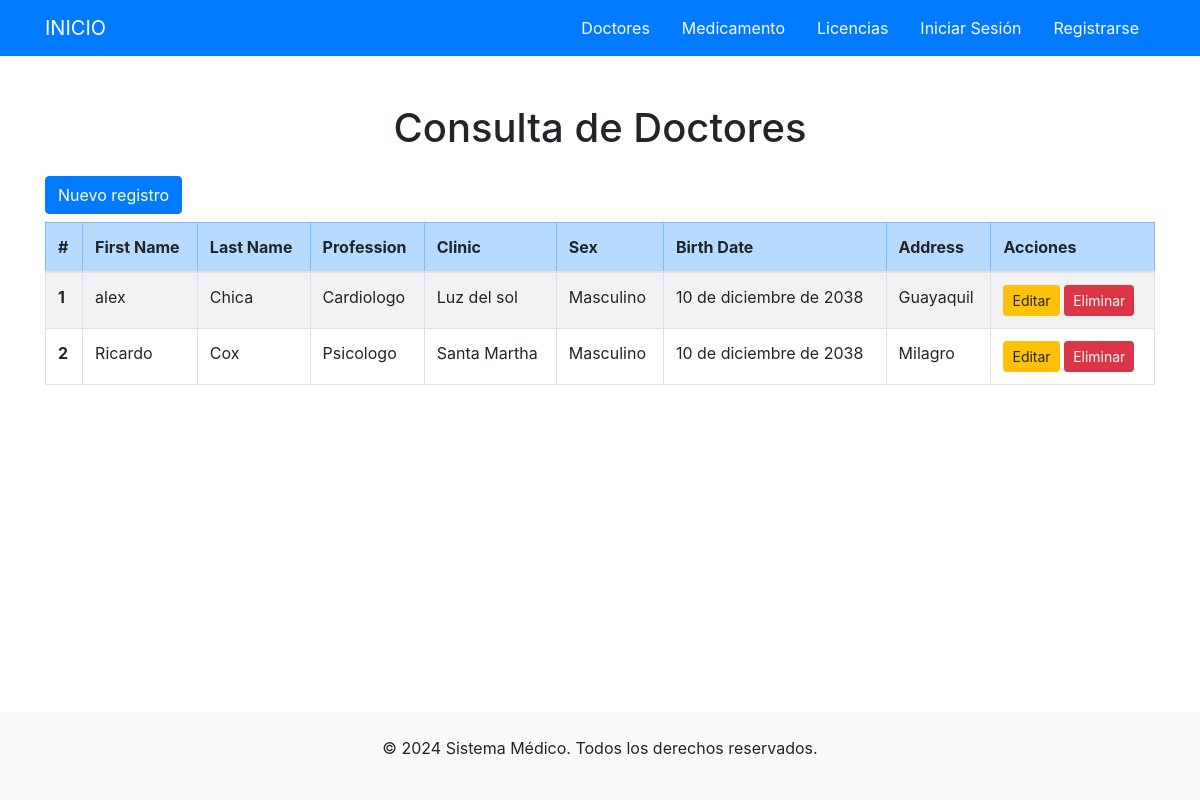
The page /doctor_list/ on the database its author committed.
### aplication/core/models.py (models this page shows, shortened)
class Doctor(models.Model):
    SEX_CHOICES = ( ('M', 'Masculino'), ('F', 'Femenino'),)
    first_name = models.CharField(max_length=100)
    last_name = models.CharField(max_length=100)
    profession = models.ManyToManyField(Profession)
    clinic = models.ForeignKey(Clinic,on_delete=models.CASCADE, related_name='clinicas')
    sex = models.CharField(default="M",max_length=1, choices=SEX_CHOICES)
    birth_date = models.DateField()
    address = models.CharField(max_length=255)
    is_active = models.BooleanField(default=True)
    class Meta:
        verbose_name = "Doctor"
        verbose_name_plural = "Doctores"
        ordering = ['last_name', 'first_name']

class Profession(models.Model):
    description = models.CharField(max_length=100, unique=True)

class Clinic(models.Model):
    ruc = models.CharField(max_length=13, unique=True)
    name = models.CharField(max_length=100, unique=True)

### aplication/core/views.py (the view)
# urls.py: path('doctor_list/', views.DoctorList.as_view(), name='doctor_list'),
class DoctorList(ListView):
    model = Doctor
    template_name = 'core/doctor/list.html'
    context_object_name = 'doctores'
    def get_context_data(self, **kwargs):
        context = super().get_context_data(**kwargs)
        context['title'] = "Medical"
        context['title1'] = "Consulta de Doctores"
        return context

### template/core/doctor/list.html (shortened to what this page needs)
{% extends 'layouts/base.html' %}
{% block content %}
    <div class="container mt-5">
        <h1 class="text-center mb-4">{{title1}}</h1>
        <a class="btn btn-primary mb-sm-2" href="/doctor_create/">Nuevo registro</a>
        <table class="table table-striped table-bordered">
            <thead class="table-primary">
                <tr>
                    <th scope="col">#</th>
                    <th scope="col">First Name</th>
                    <th scope="col">Last Name</th>
                    <th scope="col">Profession</th>
                    <th scope="col">Clinic</th>
                    <th scope="col">Sex</th>
                    <th scope="col">Birth Date</th>
                    <th scope="col">Address</th>
                    <th scope="col">Acciones</th>
                </tr>
            </thead>
            <tbody>
                {% for doctor in doctores %}
                <tr>
                    <th scope="row">{{ forloop.counter }}</th>
                    <td>{{ doctor.first_name }}</td>
                    <td>{{ doctor.last_name }}</td>
                    <td>
                        {% for profession in doctor.profession.all %}
                            {{ profession.description }}{% if not forloop.last %}, {% endif %}
                        {% endfor %}
                    </td>
                    <td>{{ doctor.clinic.name }}</td>
                    <td>{{ doctor.get_sex_display }}</td>
                    <td>{{ doctor.birth_date }}</td>
                    <td>{{ doctor.address }}</td>
                    <td>
                        <a href={% url 'core:doctor_update' doctor.id %} class="btn btn-warning btn-sm">Editar</a>
                        <a href={% url 'core:doctor_delete' doctor.id %} class="btn btn-danger btn-sm">Eliminar</a>
                    </td>
                </tr>
                {% empty %}
                <tr>
                    <td colspan="8" class="text-center">No doctors available</td>
                </tr>
                {% endfor %}
            </tbody>
        </table>
    </div>
{% endblock %}

### rows shown on the page
Doctor: first_name "alex", last_name "Chica", clinic.name "Luz del sol", sex "Masculino", birth_date "10 de diciembre de 2038", address "Guayaquil"
Profession: description "Cardiologo"
Doctor: first_name "Ricardo", last_name "Cox", clinic.name "Santa Martha", sex "Masculino", birth_date "10 de diciembre de 2038", address "Milagro"
Profession: description "Psicologo"

### other values the page prints
{{ title1 }} "Consulta de Doctores"
